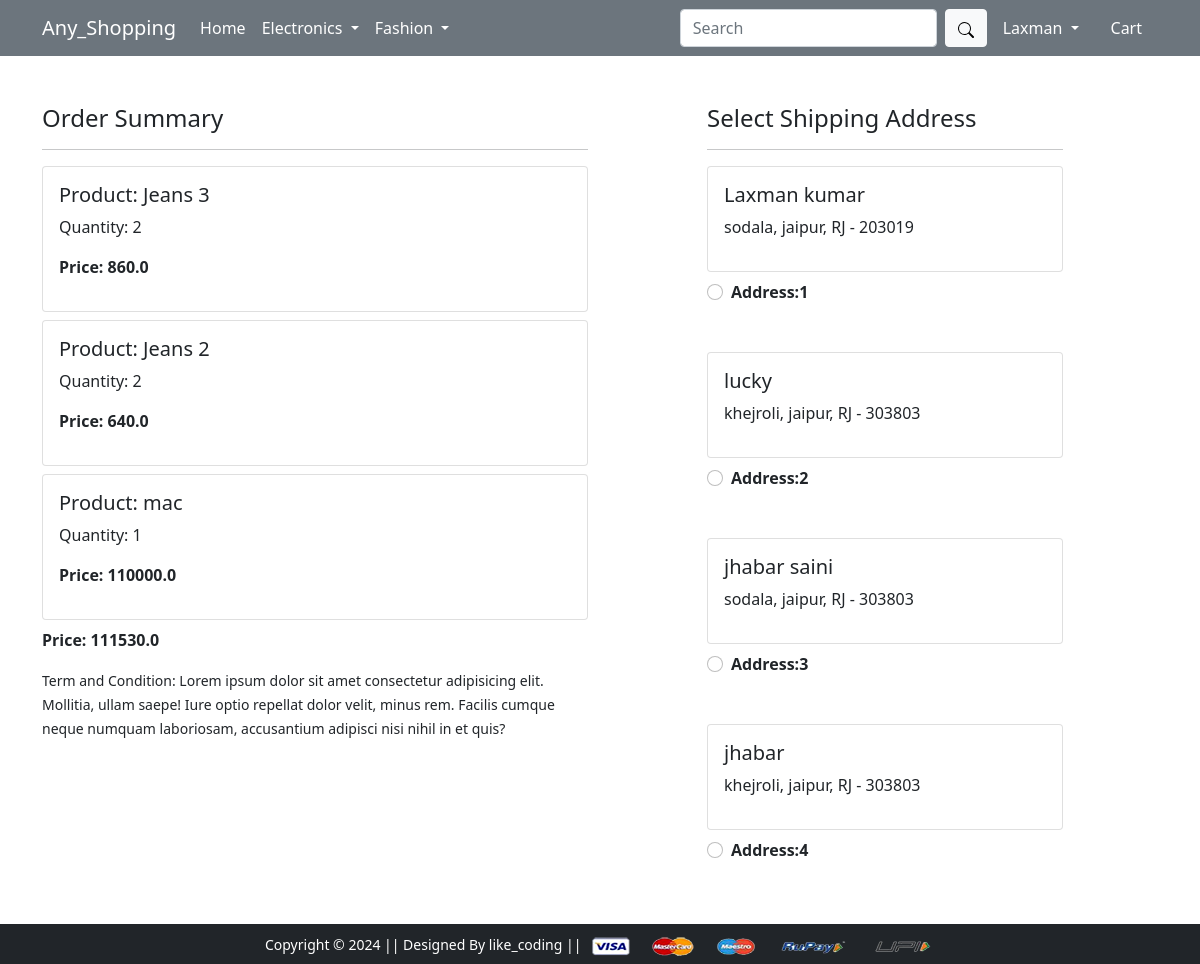
/checkout/ (signed in), run on the app's committed database.
### app/models.py (models this page shows, shortened)
class Cart(models.Model):
    user = models.ForeignKey(User , on_delete=models.CASCADE)
    product = models.ForeignKey(Product , on_delete=models.CASCADE)
    quantity = models.PositiveIntegerField(default=1)
    @property
    def total_cost(self):
        return self.quantity * self.product.discounted_price

class Product(models.Model):
    title = models.CharField(max_length=121)
    selling_price = models.FloatField()
    discounted_price = models.FloatField()
    description = models.TextField()
    brand = models.CharField(max_length=121)
    category = models.CharField(choices=CATEGORY_CHOICES,max_length=121)
    product_image = models.ImageField(upload_to='productimg')

class Customer(models.Model):
    user = models.ForeignKey(User, on_delete= models.CASCADE)
    name = models.CharField(max_length=121)
    locality = models.CharField(max_length=121)
    city = models.CharField(max_length=50)
    zipcode = models.IntegerField()
    state = models.CharField(choices=STATE_CHOICES , max_length=50)

### app/views.py (the view)
# urls.py: path('checkout/', views.checkout, name='checkout'),
@login_required
def checkout(request):
 user = request.user
 add = Customer.objects.filter(user=user)
 product_id = request.GET.get("prod_id")
 cart_item = Cart.objects.filter(user=user)
 amount = 0.0
 shipping_amount = 30.0
 total_amount = 0.0
 if cart_item:
  for p in cart_item:
   temp_amount =(p.quantity * p.product.discounted_price)
   amount += temp_amount
 total_amount = amount +shipping_amount
 return render(request, 'app/checkout.html',locals())

### app/templates/app/checkout.html (shortened to what this page needs)
{% extends 'app/base.html' %}
{% load static %}
{% block main-content %}
<div class="container">
  <div class="row mt-5">
    <div class="col-sm-6">
      <h4>Order Summary</h4>
      <hr>
      {% for item in cart_item %}
      <div class="card mb-2">
        <div class="card-body">
          <h5>Product: {{item.product.title}}</h5>
          <p>Quantity: {{item.quantity}}</p>
          <p class="fw-bold">Price: {{item.total_cost}}</p>
        </div>
      </div>
      {% endfor %}
      <p class="fw-bold">Price: {{total_amount}}</p>
      <small>Term and Condition: Lorem ipsum dolor sit amet consectetur adipisicing elit. Mollitia, ullam saepe! Iure
        optio repellat dolor velit, minus rem. Facilis cumque neque numquam laboriosam, accusantium adipisci nisi nihil
        in et quis?</small>
    </div>
    <div class="col-sm-4 offset-sm-1">
      <h4>Select Shipping Address</h4>
      <hr>
      <form action="/paymentdone">
        {% for ad in add %}
        <div class="card">
          <div class="card-body">
            <h5>{{ad.name}}</h5>
            <p>{{ad.locality}}, {{ad.city}}, {{ad.state}} - {{ad.zipcode}}</p>
          </div>
        </div>
        <div class="form-check mt-2 mb-5">
          <input class="form-check-input" type="radio" value="{{ad.id}}" name="custid" id="custid{{forloop.counter}}">
          <label class="form-check-label fw-bold" for="custid{{forloop.counter}}">
            Address:{{forloop.counter}} </label>
        </div>
        {% endfor %}
        <div class="text-end">
          <button type="submit" class="btn btn-warning mt-3 px-5 fw-bold">Continue</button>
        </div>
      </form>
    </div>
  </div>
</div>
{% endblock main-content %}

### app/templates/app/base.html (shortened to what this page needs)
<!doctype html>
{% load static %}
<html lang="en">
<head>
  <link href="https://cdn.jsdelivr.net/npm/bootstrap@5.0.0-beta1/dist/css/bootstrap.min.css" rel="stylesheet"
>
  <link rel="stylesheet" href="{% static 'app/css/owl.carousel.min.css' %}">
  <link rel="stylesheet" href="{% static 'app/css/all.min.css' %}">
  <link rel="stylesheet" href="{% static 'app/css/style.css' %}">
</head>
<body>
  <nav class="navbar navbar-expand-lg navbar-dark bg-secondary">
    <div class="container">
      <a class="navbar-brand" href="/">Any_Shopping</a>
      <div class="collapse navbar-collapse" id="navbarSupportedContent">
        <ul class="navbar-nav me-auto mb-2 mb-lg-0">
          <li class="nav-item">
            <a class="nav-link active" aria-current="page" href="/">Home</a>
          </li>
          <li class="nav-item dropdown">
            <a class="nav-link dropdown-toggle text-white" href="#" id="electronicsDropdown" role="button"
              data-bs-toggle="dropdown" aria-expanded="false">
              Electronics
            </a>
          </li>
          <li class="nav-item dropdown">
            <a class="nav-link dropdown-toggle text-white" href="#" id="fashionDropdown" role="button"
              data-bs-toggle="dropdown" aria-expanded="false">
              Fashion
            </a>
          </li>
        </ul>
        <form class="d-flex" method="get" action="{% url 'search' %}">
          <input class="form-control me-2" type="text" placeholder="Search" aria-label="Search" name="anyone">
          <button class="btn btn-light" type="submit"><svg xmlns="http://www.w3.org/2000/svg" width="16" height="16" fill="currentColor" class="bi bi-search" viewBox="0 0 16 16">
            <path d="M11.742 10.344a6.5 6.5 0 1 0-1.397 1.398h-.001q.044.06.098.115l3.85 3.85a1 1 0 0 0 1.415-1.414l-3.85-3.85a1 1 0 0 0-.115-.1zM12 6.5a5.5 5.5 0 1 1-11 0 5.5 5.5 0 0 1 11 0"/>
          </svg></button>
        </form>
        <div>
          <ul class="navbar-nav me-auto mb-2 mb-lg-0">
            {% if request.user.is_authenticated %}
            <li class="nav-item dropdown mx-2">
              <a class="nav-link dropdown-toggle text-white" href="#" id="profileDropdown" role="button"
                data-bs-toggle="dropdown" aria-expanded="false">
                {{request.user.username|capfirst}}
              </a>
            </li>
            <li class="nav-item mx-2">
              <a href="{% url 'show_cart' %}" class="nav-link text-white"> Cart
              </a>
            </li>
            {% endif %}
          </ul>
        </div>
      </div>
    </div>
  </nav>
  {% block main-content %} {% endblock main-content %}
  <footer class="container-fluid bg-dark text-center p-2  absolute fixed-bottom">
    <small class="text-white">Copyright &copy; 2024 || Designed By like_coding || </small>
    <img src="{% static 'app/images/payment.png' %}" alt="" srcset="" class="img-fluid" height="2px">
  </footer>
</body>
</html>

### data on the page
Cart: product "Jeans 3", quantity "2", total_cost "860.0"
Cart: product "Jeans 2", quantity "2", total_cost "640.0"
Cart: product "mac", quantity "1", total_cost "110000.0"
Customer: name "Laxman kumar", locality "sodala", city "jaipur", state "RJ", zipcode "203019"
Customer: name "lucky", locality "khejroli", city "jaipur", state "RJ", zipcode "303803"
Customer: name "jhabar saini", locality "sodala", city "jaipur", state "RJ", zipcode "303803"
Customer: name "jhabar", locality "khejroli", city "jaipur", state "RJ", zipcode "303803"

### other printed values
{{ request.user.username|capfirst }} "Laxman"
{{ total_amount }} "111530.0"
